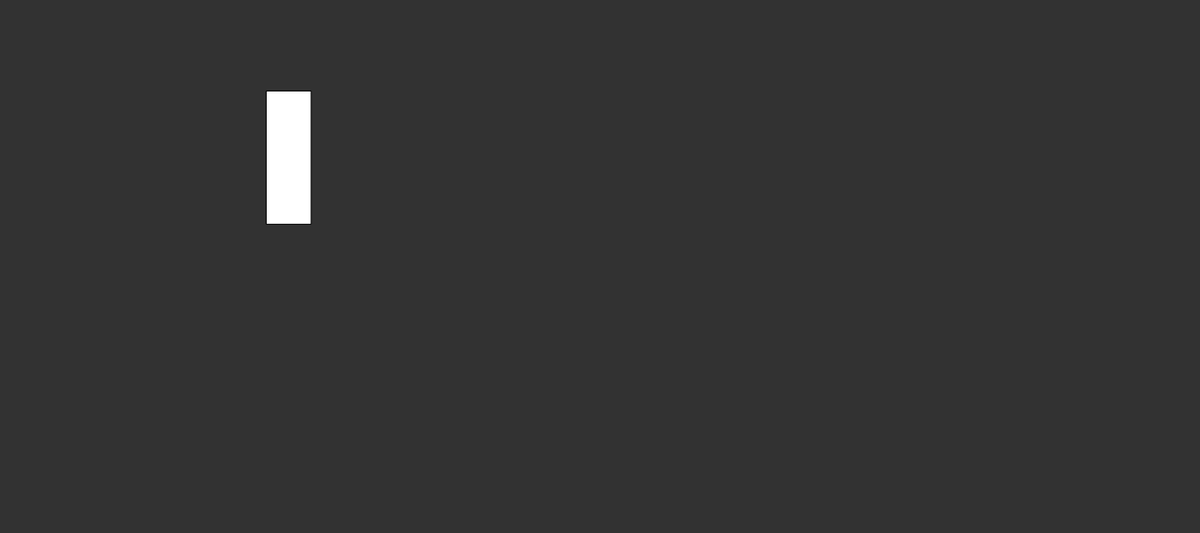
Frame 1 (no input)
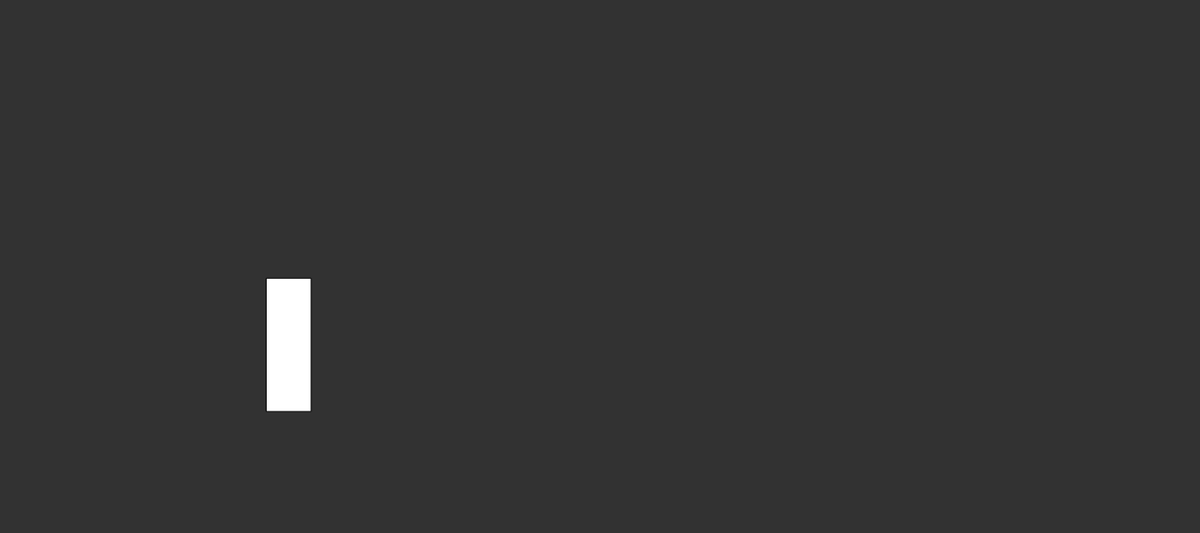
Frame 60 (no input)
Frame 120 (the mouse pressed at the canvas centre since frame 60): identical to frame 60, image omitted

The p5.js sketch that drew these frames (run headless with seeded random() and noise() and a simulated clock; from frame 60 on, the mouse is pressed at the canvas centre):

// p5.js sketch
// ── sketch.js
let player; // define player variable
// global forces
let friction = 0.5;
let airResistance = 0.2;
let gravity = 1.2;
// object definitions
let objs = [];

// cameraVars
let cameraX = 0;
let cameraY = 0;
let cameraBorder = 120;

let level1;

function setup() {
  createCanvas(1350, 600);
  player = new playerC();
  new object(400, 500, 200, 200);
  new object(600, 250, 200, 100);
  level1 = new level(300, -500, objs, []);
  objs = [];
}

function draw() {
  background(50);
  player.updatePhysics();
  player.drawSelf();
  for(let i = 0; i < objs.length; i++){
    objs[i].drawSelf();
  }
}

function keyPressed(){
  if(checkKeysPressed(player.sprintKeys) == true){
    if(player.maxSpeed == 10) player.maxSpeed = 18;
    else player.maxSpeed = 10;
  }
  if(keyCode === 76) level1.loadSelf();
  if(keyCode === 75) player.respawn();

}

class playerC{
  constructor(){
    // define position
    this.x = 300;
    this.y = 100;

    // define Respawn Location
    this.startX = this.x;
    this.startY = this.y;

    // define size
    this.w = 50;
    this.h = 150;
    // for crouching
    this.maxHeight = this.h;
    this.minHeight = this.h/2;

    // sprint / sliding vars
    this.slideTimer = 0;

    // define movement vars
    this.moveVec = createVector(0, 0);
    this.acceleration = 2;
    this.jumpForce = 18;
    this.maxSpeed = 10;
    this.isGrounded = false;

    // keybinds for movement
    this.leftKeys = [65, 37]; // A and Left Arrow
    this.rightKeys = [68, 39]; // D and Right Arrow
    this.jumpKeys = [87, 32, 38]; // W, Space Bar, and Up Arrow
    this.crouchKeys = [83, 16, 40]; // S, Shift, and Down Arrow
    this.sprintKeys = [82, 17]; // R and CTRL

    // complete array of the different keybinds, itterated over in controls
    this.keybinds = [this.leftKeys, this.rightKeys, this.jumpKeys, this.crouchKeys, this.sprintKeys];

    // variable to determine the last direction the player was facing in order to tell where to attack
    this.lastDir = "Right";

    // define colider
    this.colider = new rectColider(this.x, this.y, this.w, this.h);
  }
  controls(){
    if(this.y + this.h > height - 1) this.isGrounded = true;
    for(let i = 0; i < this.keybinds.length; i++){
      if(checkKeysPressed(this.keybinds[i]) == true){
        // determine the type of control and the apropriate reaction for the player to take
        switch(i){
          case 0: this.moveVec.x -= this.acceleration; this.lastDir = "Left"; break; // move left
          case 1: this.moveVec.x += this.acceleration; this.lastDir = "Right"; break; // move left
          case 2: if(this.isGrounded) {this.moveVec.y = -this.jumpForce; this.isGrounded = false;} break; // Jump
          case 3: if(this.maxSpeed == 18 && this.isGrounded) this.slideTimer ++; if(this.h > this.minHeight){this.h -= 10; this.y += 10; this.w += 7;}break; // Crouch
          // case 4: this.maxSpeed = 18; break; // Sprint
        }
      } else {  
        // reverse crouch or sprint if the keys are not pressed
        if(i == 3 && this.h < this.maxHeight) {this.h += 10; this.y -= 10; this.w -= 7;}
        if(i == 3) this.slideTimer = 0;
        //if(i == 4) this.maxSpeed = 10; 
      }
    }
  }
  applyMovementVector(){
    // make the player move faster whenever they slide
    let slideChangeAmnt = constrain((40-this.slideTimer), (-this.maxSpeed + 2), 10);
    if(this.slideTimer == 0) slideChangeAmnt = 0;


    // constrain the speed of the player to a reasonable amount
    this.moveVec.x = constrain(this.moveVec.x, -this.maxSpeed - slideChangeAmnt, this.maxSpeed + slideChangeAmnt);
    this.moveVec.y = constrain(this.moveVec.y, -this.maxSpeed*3, this.maxSpeed*3);

    // apply force
    this.x += this.moveVec.x;
    this.y += this.moveVec.y;

    // constrain the position within the screen
    //this.x = constrain(this.x, 0, width - this.w);
    this.y = constrain(this.y, 0, height - this.h);

    this.colider.updatePosition(this.x, this.y, this.w, this.h); // update colider
  }
  applyResistance(){
    // grounded / apply friction
    if(this.isGrounded == true){
      // apply x friction
      if(this.moveVec.x > 0) this.moveVec.x -= friction;
      else this.moveVec.x += friction;
    }

    
    // In the air / apply Air resistance
    if(this.isGrounded == true){
      // apply x air Resistance
      if(this.moveVec.x > 0) this.moveVec.x -= airResistance;
      else this.moveVec.x += airResistance;

      // apply Y air Resistance
      if(this.moveVec.y > 0) this.moveVec.y -= airResistance;
      else this.moveVec.y += airResistance;
    }

    // ensure it does not continuously apply tiny forces
    if(abs(this.moveVec.x) < 1) this.moveVec.x = 0;
    if(abs(this.moveVec.y) < 1) this.moveVec.y = 0;
  }
  checkCollisions(){
    for(let i = 0; i < objs.length; i++){
      if(this.colider.isColiding(objs[i].coldier)){
        let obj = objs[i];

        let objCenterX = obj.x + obj.w/2;
        let objCenterY = obj.y + obj.h/2;
        // get the angle from the center of the object to all of the corners
        let botLeftAng = atan2(objCenterX - obj.x, objCenterY - (obj.y + obj.h)) / PI; // 0.75 PI approx
        let botRightAng = atan2(objCenterX - (obj.x + obj.w), objCenterY - (obj.y + obj.h)) / PI; // -0.75 PI approx
        let topRightAng = atan2(objCenterX - (obj.x + obj.w), objCenterY - obj.y) / PI; // -0.25 PI approx
        let topLeftAng = atan2(objCenterX - obj.x, objCenterY - obj.y) / PI; // 0.25 PI approx

        // All angles divided by PI for simpler numbers

        // Starts at a vertical line, rotates 1/3 to the left, -1/3 to the right to get the bot left and right angles

        let colisionAng = atan2(objCenterX - (this.x + this.w/2), objCenterY - (this.y + this.h/2)) / PI;
        
        // Top Collisions
        if(colisionAng >= topRightAng && colisionAng <= topLeftAng){ this.moveVec.y = 0; this.y = obj.y - this.h; this.isGrounded = true;}
        else
        //Bottom Collisions
        if(colisionAng >= botLeftAng || colisionAng <= botRightAng){ this.moveVec.y = 0; this.y = obj.y + obj.h;}
        else
        //Right Collisions
        if(colisionAng <= topRightAng && colisionAng >= botRightAng){ this.moveVec.x = 0; this.x = obj.x + obj.w}
        else
        // Left Collisions
        if(colisionAng >= topLeftAng && colisionAng <= botLeftAng){ this.moveVec.x = 0; this.x = obj.x - this.w}
      }
    }
  }
  updatePhysics(){
    this.controls();
    this.moveVec.y += gravity;
    this.applyResistance();
    this.checkCollisions();
    this.applyMovementVector();
    this.updateCamera();
  }
  updateCamera(){
    if(dist(this.x, this.y, width/2, height/2)){
      
    }
    let xChange = abs(this.moveVec.x);
    if(this.x - cameraX > width - this.w - cameraBorder) cameraX += xChange;
    else if(this.x - cameraX < this.w + cameraBorder) cameraX -= xChange;

    let yChange = abs(this.moveVec.y);
    if(this.y - cameraY > height - this.h - cameraBorder) cameraY += yChange;
    else if(this.y - cameraY < this.h + cameraBorder) cameraY -= yChange;
  }
  respawn(){
    this.x = this.startX;
    this.y = this.startY;
    this.moveVec.x = 0;
    this.moveVec.y = 0;
  }
  // TEMP
  drawSelf(){
    //formatting
    fill(255);
    stroke(0);
    if(keyIsDown(72)) noFill();
    rect(this.x - cameraX, this.y - cameraY, this.w, this.h);
  }
}

class object{
  constructor(x, y, w, h){
    this.x = x;
    this.y = y;
    this.w = w;
    this.h = h;

    this.coldier = new rectColider(this.x, this.y, this.w, this.h);
    this.id = objs.length;
    objs.push(this);
  }
  drawSelf(){
    // formatting
    fill(255);
    stroke(0);

    if(keyIsDown(72)) noFill();
    rect(this.x - cameraX, this.y - cameraY, this.w, this.h);
  }
}

class rectColider{
  constructor(x, y, w, h){
    this.x = x;
    this.y = y;
    this.w = w;
    this.h = h;
  }
  drawBounds(){
    fill(200, 50, 50, 150);
    noStroke();
    rect(this.x, this.y, this.w, this.h);
  }
  // provide another colider to determine if they are coliding
  isColiding(Colider){
    return collc(this.x, this.y, this.w, this.h, Colider.x, Colider.y, Colider.w, Colider.h);
  }
  updatePosition(x, y, w, h){
    this.x = x;
    this.y = y;
    this.w = w;
    this.h = h;
  }
}

class level {
  constructor(startX, startY, objects, enemies){
    this.objects = objects;
    this.enemies = enemies;
    this.startX = startX;
    this.startY = startY;
  }
  loadSelf(){
    // load objects
    objs = this.objects;
    // move player to the start location
    player.x = this.startX;
    player.y = this.startY;

    // reset the player to the spawn location
    player.respawn();
  }
}

function collc(x, y, w, h, x2, y2, w2, h2, bx, by)
{
  // apply the bezzle to the xs
  if (bx != 0 && bx != undefined)
  {
    x = x - bx / 2;
    x2 = x2 - bx / 2;
    w = w + bx;
    w2 = w2 + bx;
  }

  // apply the bezzle to the ys
  if (by != 0 && by != undefined)
  {
    y = y - by / 2;
    y2 = y2 - by / 2;
    h = h + by;
    h2 = h2 + by;
  }

  // draw hit boxes if debug mode is on and H is pressed
  if (keyIsDown(72)) {fill(200, 50, 50, 100); rect(x, y, w, h); rect(x2, y2, w2, h2) }

  // actual collisions
  if (x + w > x2 && x < x2 + w2 && y + h > y2 && y < y2 + h2) return true;

  return false;
}

// keybinds are defined as arrays because multiple keys can do one action, like w and space bar for jump
// //funciton to itterate over said array to determine if that key is pressed
function checkKeysPressed(keys){
  for(let i = 0; i < keys.length; i++){
    if(keyIsDown(keys[i])) return true;
  }
  return false
}
